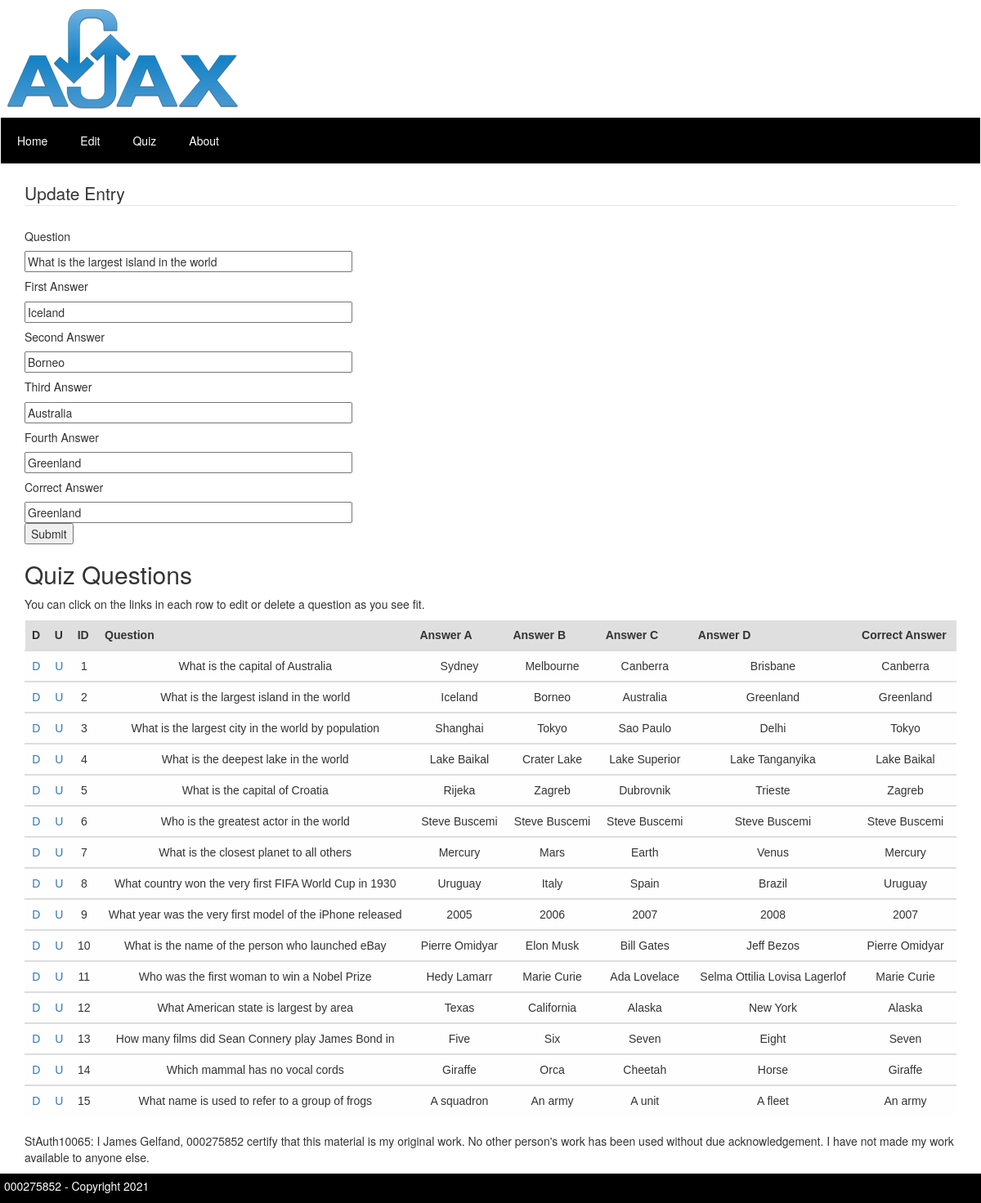
The page /index.php?/EditController/update/2 on the database its author committed.
### tables this page shows
CREATE TABLE IF NOT EXISTS `quiz` (
  `id` int NOT NULL AUTO_INCREMENT,
  `question` varchar(140) NOT NULL,
  `answer_a` varchar(50) NOT NULL,
  `answer_b` varchar(50) NOT NULL,
  `answer_c` varchar(50) NOT NULL,
  `answer_d` varchar(50) NOT NULL,
  `correct_answer` varchar(50) NOT NULL,
  PRIMARY KEY (`id`)
);

### application/libraries/Template.php (called while the page is built, shortened)
<?php  if ( ! defined('BASEPATH')) exit('No direct script access allowed');
class Template
{
    function show($view, $args = NULL)
    {
        $CI =& get_instance();
        $CI->load->view('header',$args);
        $CI->load->view('navigation',$args);
        $CI->load->view($view, $args);
    }
}
?>

### application/controllers/EditController.php (called while the page is built, shortened)
<?php
class EditController extends CI_Controller {
  var $TPL;
  public function __construct()
  {
    $this->TPL['success'] = false;
    $this->TPL['error'] = false;
    $this->TPL['update'] = false;
    $this->TPL['newentry'] = false;
  }
  private function display()
  {
    $query = $this->db-> query("SELECT * FROM quiz ORDER BY id ASC;");
    $this->TPL['listing'] = $query->result_array();
    $this->template->show('edit_view', $this->TPL);
  }
  public function update($id)
  {
    $query = $this->db->query("SELECT * FROM quiz where id = '$id';");
    $this->TPL['entry'] = $query->result_array()[0];
    $this->TPL['update'] = true;
    $this->display();
  }
}
?>

### index.php (called while the page is built, shortened)
<?php
require_once BASEPATH.'core/CodeIgniter.php';

### application/views/edit_view.php (the view, shortened to what this page needs)
<html>
      <div class="container" id="formBlock">
         <?php if ($update) { ?>
            <?= form_open("EditController/updateentry/" . $entry['id']) ?>
            <?= form_fieldset("Update Entry"); ?>
               <h5>Question</h5>
               <input type="text" name="question" id="question" value="<?php echo $entry['question'] ?>" size="50" />
               <h5>First Answer</h5>
               <input type="text" name="answer_a" id="answer_a" value="<?php echo $entry['answer_a'] ?>" size="50" />
               <h5>Second Answer</h5>
               <input type="text" name="answer_b" id="answer_b" value="<?php echo $entry['answer_b'] ?>" size="50" />
               <h5>Third Answer</h5>
               <input type="text" name="answer_c" id="answer_c" value="<?php echo $entry['answer_c'] ?>" size="50" />
               <h5>Fourth Answer</h5>
               <input type="text" name="answer_d" id="answer_d" value="<?php echo $entry['answer_d'] ?>" size="50" />
               <h5>Correct Answer</h5>
               <input type="text" name="correct_answer" id="correct_answer" value="<?php echo $entry['correct_answer'] ?>" size="50" />
               <div><input type="submit" name="quizsubmit" id="quizsubmit" value="Submit" /></div>
            </form>
         <?php }
          ?>
      </div>
      <div class="container" id="questionBlock">
        <h2>Quiz Questions</h2>
        <p>You can click on the links in each row to edit or delete a question as you see fit.</p>
        <table class="table table-hover">
           <thead>
               <tr>
                  <th>D</th>
                  <th>U</th>
                  <th>ID</th>
                  <th>Question</th>
                  <th>Answer A</th>
                  <th>Answer B</th>
                  <th>Answer C</th>
                  <th>Answer D</th>
                  <th>Correct Answer</th>
               </tr>
            </thead>
         <?php foreach ($listing as $row) { ?>
            <tbody>
               <tr>
                  <td><a href="<?= base_url() ?>index.php?/EditController/delete/<?= $row['id']?>">D</a></td>
                  <td><a href="<?= base_url() ?>index.php?/EditController/update/<?= $row['id']?>">U</a></td>
                  <td><?= $row['id']?></td>
                  <td><?= $row['question']?></td>
                  <td><?= $row['answer_a']?></td>
                  <td><?= $row['answer_b']?></td>
                  <td><?= $row['answer_c']?></td>
                  <td><?= $row['answer_d']?></td>
                  <td><?= $row['correct_answer']?></td>
               </tr>
            </tbody>
         <?php } ?>
         </table>
      </div>
      <div class="container">
        <p>StAuth10065: I James Gelfand, 000275852 certify that this material is my original work. No other person's work has been used without due acknowledgement. I have not made my work available to anyone else.</p>
      </div>
</html>

### assets/css/main.css (style rules this page uses)
table { color: #333; font-family: Helvetica, Arial, sans-serif; width: 1024px; border-collapse: collapse; border-spacing: 0; }
td, th { border: 1px solid transparent; height: 30px; transition: all 0.3s; }
th { background: #DFDFDF; font-weight: bold; }
td { background: #FAFAFA; text-align: center; }
tr:nth-child(odd) td { background: #FEFEFE; }

### rows shown on the page
quiz: question "What is the largest island in the world", answer_a "Iceland", answer_b "Borneo", answer_c "Australia", answer_d "Greenland", correct_answer "Greenland", id "2"
quiz: id "1", question "What is the capital of Australia", answer_a "Sydney", answer_b "Melbourne", answer_c "Canberra", answer_d "Brisbane", correct_answer "Canberra"
quiz: id "3", question "What is the largest city in the world by population", answer_a "Shanghai", answer_b "Tokyo", answer_c "Sao Paulo", answer_d "Delhi", correct_answer "Tokyo"
quiz: id "4", question "What is the deepest lake in the world", answer_a "Lake Baikal", answer_b "Crater Lake", answer_c "Lake Superior", answer_d "Lake Tanganyika", correct_answer "Lake Baikal"
quiz: id "5", question "What is the capital of Croatia", answer_a "Rijeka", answer_b "Zagreb", answer_c "Dubrovnik", answer_d "Trieste", correct_answer "Zagreb"
quiz: id "6", question "Who is the greatest actor in the world", answer_a "Steve Buscemi", answer_b "Steve Buscemi", answer_c "Steve Buscemi", answer_d "Steve Buscemi", correct_answer "Steve Buscemi"
quiz: id "7", question "What is the closest planet to all others", answer_a "Mercury", answer_b "Mars", answer_c "Earth", answer_d "Venus", correct_answer "Mercury"
quiz: id "8", question "What country won the very first FIFA World Cup in 1930", answer_a "Uruguay", answer_b "Italy", answer_c "Spain", answer_d "Brazil", correct_answer "Uruguay"
quiz: id "9", question "What year was the very first model of the iPhone released", answer_a "2005", answer_b "2006", answer_c "2007", answer_d "2008", correct_answer "2007"
quiz: id "10", question "What is the name of the person who launched eBay", answer_a "Pierre Omidyar", answer_b "Elon Musk", answer_c "Bill Gates", answer_d "Jeff Bezos", correct_answer "Pierre Omidyar"
quiz: id "11", question "Who was the first woman to win a Nobel Prize", answer_a "Hedy Lamarr", answer_b "Marie Curie", answer_c "Ada Lovelace", answer_d "Selma Ottilia Lovisa Lagerlof", correct_answer "Marie Curie"
quiz: id "12", question "What American state is largest by area", answer_a "Texas", answer_b "California", answer_c "Alaska", answer_d "New York", correct_answer "Alaska"
quiz: id "13", question "How many films did Sean Connery play James Bond in", answer_a "Five", answer_b "Six", answer_c "Seven", answer_d "Eight", correct_answer "Seven"
quiz: id "14", question "Which mammal has no vocal cords", answer_a "Giraffe", answer_b "Orca", answer_c "Cheetah", answer_d "Horse", correct_answer "Giraffe"
quiz: id "15", question "What name is used to refer to a group of frogs", answer_a "A squadron", answer_b "An army", answer_c "A unit", answer_d "A fleet", correct_answer "An army"

### other values the page prints
form_fieldset("Update Entry") "Update Entry"
